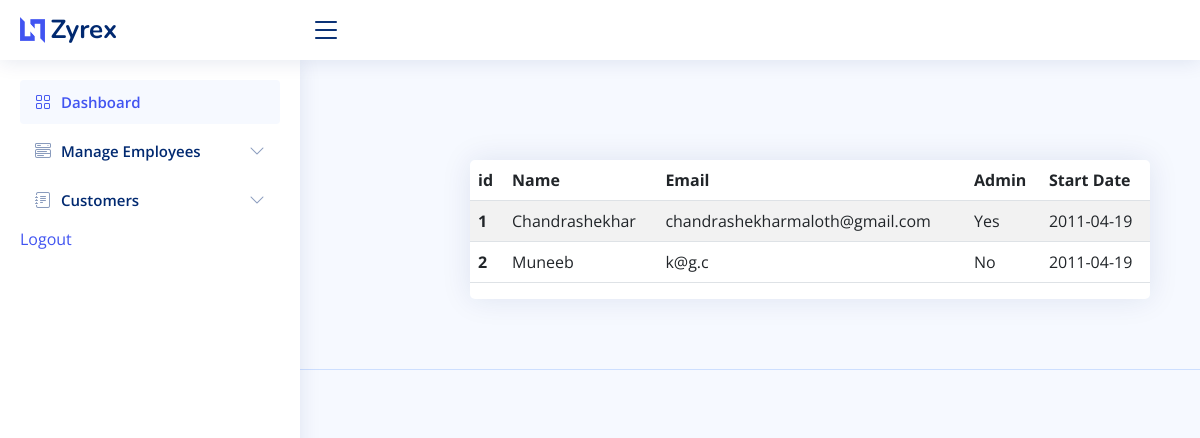
The page /read-members (signed in) on the database as committed earlier.
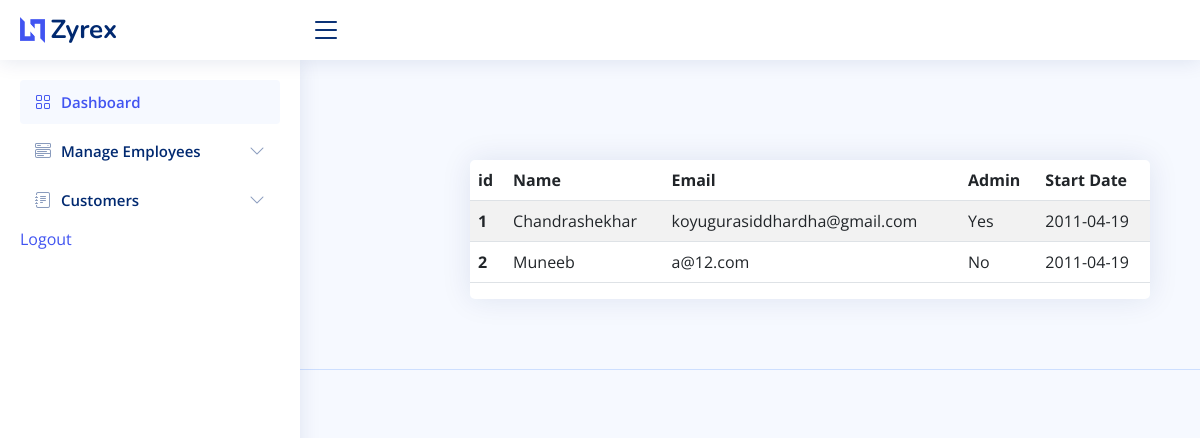
The same page on the database as committed later.
### app.py (models this page shows)
class Employee(UserMixin, db.Model):
    __tablename__ = "employees"
    id = db.Column(db.Integer, primary_key=True)
    ename = db.Column(db.Integer, nullable=False, unique=True)
    email = db.Column(db.Text, unique=True, nullable=False)
    password = db.Column(db.Text, nullable=False)
    company = db.Column(db.Text, nullable=False)
    is_admin = db.Column(db.Integer, nullable=False)

### app.py (the view)
@app.route("/read-members")
@login_required
def read_members():
    company = current_user.company
    employees = Employee.query.filter_by(company=company).all()
    return render_template("view-members.html", current_user=current_user, is_admin=is_admin(), employees=employees)

### app.py (called while the page is built)
def is_admin():
    if current_user.is_admin == 0:
        return False
    else:
        return True

@login_manager.user_loader
def load_user(user_id):
    return Employee.query.get(user_id)

### templates/view-members.html (shortened to what this page needs)
{% include "header.html" %}
<main id="main" class="main">
  <form style="margin-top: 10vh; width: 60vw; margin-left: 10vw;" method="POST" action="{{ url_for('read_members') }}">
    <div class="card-body">
      <div class="card">
        <table class="table table-striped">
          <thead>
            <tr>
              <th scope="col">id</th>
              <th scope="col">Name</th>
              <th scope="col">Email</th>
              <th scope="col">Admin</th>
              <th scope="col">Start Date</th>
            </tr>
          </thead>
          {% for i in employees%}
          <tr>
            <th scope="row">{{ i.id }}</th>
            <td>{{i.ename}}</td>
            <td>{{i.email}}</td>
            {% if i.is_admin == 1: %}
                <td>Yes</td>
            {% else: %}
                <td>No</td>
            {% endif %}
            <td>2011-04-19</td>
          </tr>
          {% endfor %}
        </table>
      </div>
    </div>
  </form>
</main>
{% include "footer.html" %}

### templates/header.html (shortened to what this page needs)
<!DOCTYPE html>
<html lang="en">
<head>
  <link href="{{ url_for('static', filename='vendor/bootstrap/css/bootstrap.min.css') }}" rel="stylesheet">
  <link href="{{ url_for('static', filename='vendor/bootstrap-icons/bootstrap-icons.css') }}" rel="stylesheet">
  <link href="{{ url_for('static', filename='vendor/boxicons/css/boxicons.min.css') }}" rel="stylesheet">
  <link href="{{ url_for('static', filename='vendor/quill/quill.snow.css') }}" rel="stylesheet">
  <link href="{{ url_for('static', filename='vendor/quill/quill.bubble.css') }}" rel="stylesheet">
  <link href="{{ url_for('static', filename='vendor/remixicon/remixicon.css') }}" rel="stylesheet">
  <link href="{{ url_for('static', filename='vendor/simple-datatables/style.css') }}" rel="stylesheet">
  <link href="{{ url_for('static', filename='css/style.css') }}" rel="stylesheet">
</head>
<body>
  <header id="header" class="header fixed-top d-flex align-items-center">
    <div class="d-flex align-items-center justify-content-between">
      <a href="{{ url_for('home') }}" class="logo d-flex align-items-center">
        <img src="{{ url_for('static', filename='img/logo.png') }}" alt="">
        <span class="d-none d-lg-block">{{ current_user.company }}</span>
      </a>
      <i class="bi bi-list toggle-sidebar-btn"></i>
    </div>
  </header>
  <aside id="sidebar" class="sidebar">
    <ul class="sidebar-nav" id="sidebar-nav">
      <li class="nav-item">
        <a class="nav-link " href="{{ url_for('home') }}">
          <i class="bi bi-grid"></i>
          <span>Dashboard</span>
        </a>
      </li>
      {% if is_admin: %}
        <li class="nav-item">
          <a class="nav-link collapsed" data-bs-target="#components-nav" data-bs-toggle="collapse" href="#">
            <i class="bi bi-menu-button-wide"></i><span>Manage Employees</span><i class="bi bi-chevron-down ms-auto"></i>
          </a>
        </li>
      {% endif %}
      <li class="nav-item">
        <a class="nav-link collapsed" data-bs-target="#forms-nav" data-bs-toggle="collapse" href="#">
          <i class="bi bi-journal-text"></i><span>Customers</span><i class="bi bi-chevron-down ms-auto"></i>
        </a>
      </li>
      <li class="nav-item">
          <a href="{{url_for('logout')}}">Logout</a>
      </li>
    </ul>
  </aside>

### templates/footer.html (shortened to what this page needs)
  <footer id="footer" class="footer">
  </footer>
</body>
</html>

### static/css/style.css (style rules this page uses)
:root { scroll-behavior: smooth; }
body { font-family: "Open Sans", sans-serif; background: #f6f9ff; color: #444444; }
a { color: #4154f1; text-decoration: none; }
#main { margin-top: 60px; padding: 20px 30px; transition: all 0.3s; }
.card { margin-bottom: 30px; border: none; border-radius: 5px; box-shadow: 0px 0 30px rgba(1, 41, 112, 0.1); }
.card-body { padding: 0 20px 20px 20px; }
.logo { line-height: 1; }
@media (min-width: 1200px) { .logo { width: 280px; } }
.logo img { max-height: 26px; margin-right: 6px; }
.logo span { font-size: 26px; font-weight: 700; color: #012970; font-family: "Nunito", sans-serif; }
.header { transition: all 0.5s; z-index: 997; height: 60px; box-shadow: 0px 2px 20px rgba(1, 41, 112, 0.1); background-color: #fff; padding-left: 20px; }
.header .toggle-sidebar-btn { font-size: 32px; padding-left: 10px; cursor: pointer; color: #012970; }
.sidebar { position: fixed; top: 60px; left: 0; bottom: 0; width: 300px; z-index: 996; transition: all 0.3s; padding: 20px; overflow-y: auto; scrollbar-width: thin; scrollbar-color: #aab7cf transparent; box-shadow: 0px 0px 20px rgba(1, 41, 112, 0.1); background-color: #fff; }
@media (min-width: 1200px) { #main, #footer { margin-left: 300px; } }
.sidebar-nav { padding: 0; margin: 0; list-style: none; }
.sidebar-nav li { padding: 0; margin: 0; list-style: none; }
.sidebar-nav .nav-item { margin-bottom: 5px; }
.sidebar-nav .nav-link { display: flex; align-items: center; font-size: 15px; font-weight: 600; color: #4154f1; transition: 0.3; background: #f6f9ff; padding: 10px 15px; border-radius: 4px; }
.sidebar-nav .nav-link i { font-size: 16px; margin-right: 10px; color: #4154f1; }
.sidebar-nav .nav-link.collapsed { color: #012970; background: #fff; }
.sidebar-nav .nav-link.collapsed i { color: #899bbd; }
.sidebar-nav .nav-link .bi-chevron-down { margin-right: 0; transition: transform 0.2s ease-in-out; }
.footer { padding: 20px 0; font-size: 14px; transition: all 0.3s; border-top: 1px solid #cddfff; }

Rows that differ between the two databases and show on the page:
changed Employee "Chandrashekhar": email "chandrashekharmaloth@gmail.com" → "koyugurasiddhardha@gmail.com"
changed Employee "Muneeb": email "k@g.c" → "a@12.com"
